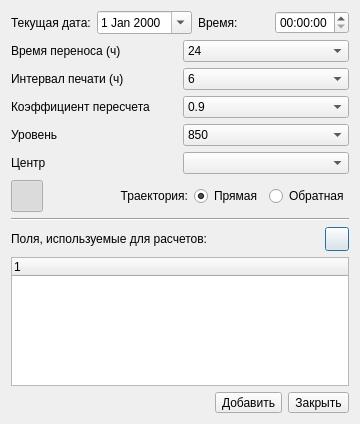
<?xml version="1.0" encoding="UTF-8"?>
<ui version="4.0">
 <class>PrepearTransferWidget</class>
 <widget class="QDialog" name="PrepearTransferWidget">
  <property name="geometry">
   <rect>
    <x>0</x>
    <y>0</y>
    <width>360</width>
    <height>424</height>
   </rect>
  </property>
  <property name="maximumSize">
   <size>
    <width>750</width>
    <height>700</height>
   </size>
  </property>
  <property name="windowTitle">
   <string>Перенос частицы</string>
  </property>
  <layout class="QGridLayout" name="gridLayout_9">
   <item row="0" column="0">
    <layout class="QGridLayout" name="gridLayout_3">
     <item row="4" column="0" colspan="3">
      <widget class="QTreeWidget" name="fieldsTree">
       <column>
        <property name="text">
         <string notr="true">1</string>
        </property>
       </column>
      </widget>
     </item>
     <item row="5" column="1" colspan="2">
      <layout class="QHBoxLayout" name="horizontalLayout_3">
       <item>
        <spacer name="horizontalSpacer_6">
         <property name="orientation">
          <enum>Qt::Horizontal</enum>
         </property>
         <property name="sizeHint" stdset="0">
          <size>
           <width>40</width>
           <height>20</height>
          </size>
         </property>
        </spacer>
       </item>
       <item>
        <widget class="QToolButton" name="addBtn">
         <property name="text">
          <string>Добавить</string>
         </property>
        </widget>
       </item>
       <item>
        <widget class="QToolButton" name="closeBtn">
         <property name="text">
          <string>Закрыть</string>
         </property>
        </widget>
       </item>
      </layout>
     </item>
     <item row="2" column="0" colspan="3">
      <widget class="Line" name="line_2">
       <property name="orientation">
        <enum>Qt::Horizontal</enum>
       </property>
      </widget>
     </item>
     <item row="0" column="0" colspan="3">
      <layout class="QGridLayout" name="gridLayout_2">
       <item row="7" column="1">
        <widget class="QComboBox" name="ccenterComboBox">
         <property name="maxCount">
          <number>999</number>
         </property>
        </widget>
       </item>
       <item row="3" column="1">
        <widget class="QComboBox" name="timeBox">
         <property name="sizePolicy">
          <sizepolicy hsizetype="Preferred" vsizetype="Fixed">
           <horstretch>0</horstretch>
           <verstretch>0</verstretch>
          </sizepolicy>
         </property>
         <property name="currentIndex">
          <number>7</number>
         </property>
         <property name="maxCount">
          <number>999</number>
         </property>
         <item>
          <property name="text">
           <string>1</string>
          </property>
         </item>
         <item>
          <property name="text">
           <string>2</string>
          </property>
         </item>
         <item>
          <property name="text">
           <string>3</string>
          </property>
         </item>
         <item>
          <property name="text">
           <string>4</string>
          </property>
         </item>
         <item>
          <property name="text">
           <string>6</string>
          </property>
         </item>
         <item>
          <property name="text">
           <string>9</string>
          </property>
         </item>
         <item>
          <property name="text">
           <string>12</string>
          </property>
         </item>
         <item>
          <property name="text">
           <string>24</string>
          </property>
         </item>
         <item>
          <property name="text">
           <string>36</string>
          </property>
         </item>
         <item>
          <property name="text">
           <string>72</string>
          </property>
         </item>
         <item>
          <property name="text">
           <string>96</string>
          </property>
         </item>
         <item>
          <property name="text">
           <string>120</string>
          </property>
         </item>
         <item>
          <property name="text">
           <string>144</string>
          </property>
         </item>
        </widget>
       </item>
       <item row="6" column="0">
        <widget class="QLabel" name="label_4">
         <property name="text">
          <string>Уровень</string>
         </property>
        </widget>
       </item>
       <item row="7" column="0">
        <widget class="QLabel" name="label_6">
         <property name="text">
          <string>Центр</string>
         </property>
        </widget>
       </item>
       <item row="5" column="1">
        <widget class="QComboBox" name="koefBox">
         <property name="currentIndex">
          <number>1</number>
         </property>
         <property name="maxCount">
          <number>999</number>
         </property>
         <item>
          <property name="text">
           <string>1</string>
          </property>
         </item>
         <item>
          <property name="text">
           <string>0.9</string>
          </property>
         </item>
         <item>
          <property name="text">
           <string>0.8</string>
          </property>
         </item>
         <item>
          <property name="text">
           <string>0.7</string>
          </property>
         </item>
         <item>
          <property name="text">
           <string>0.6</string>
          </property>
         </item>
         <item>
          <property name="text">
           <string>0.5</string>
          </property>
         </item>
         <item>
          <property name="text">
           <string>0.4</string>
          </property>
         </item>
         <item>
          <property name="text">
           <string>0.3</string>
          </property>
         </item>
         <item>
          <property name="text">
           <string>0.2</string>
          </property>
         </item>
         <item>
          <property name="text">
           <string>0.1</string>
          </property>
         </item>
        </widget>
       </item>
       <item row="6" column="1">
        <widget class="QComboBox" name="fieldBox">
         <property name="currentIndex">
          <number>1</number>
         </property>
         <property name="maxCount">
          <number>99999</number>
         </property>
         <item>
          <property name="text">
           <string>925</string>
          </property>
         </item>
         <item>
          <property name="text">
           <string>850</string>
          </property>
         </item>
         <item>
          <property name="text">
           <string>700</string>
          </property>
         </item>
         <item>
          <property name="text">
           <string>500</string>
          </property>
         </item>
        </widget>
       </item>
       <item row="3" column="0">
        <widget class="QLabel" name="label">
         <property name="text">
          <string>Время переноса (ч)</string>
         </property>
        </widget>
       </item>
       <item row="4" column="1">
        <widget class="QComboBox" name="intervalBox">
         <property name="sizePolicy">
          <sizepolicy hsizetype="Preferred" vsizetype="Fixed">
           <horstretch>0</horstretch>
           <verstretch>0</verstretch>
          </sizepolicy>
         </property>
         <property name="currentIndex">
          <number>5</number>
         </property>
         <property name="maxCount">
          <number>999</number>
         </property>
         <item>
          <property name="text">
           <string>0.5</string>
          </property>
         </item>
         <item>
          <property name="text">
           <string>1</string>
          </property>
         </item>
         <item>
          <property name="text">
           <string>2</string>
          </property>
         </item>
         <item>
          <property name="text">
           <string>3</string>
          </property>
         </item>
         <item>
          <property name="text">
           <string>4</string>
          </property>
         </item>
         <item>
          <property name="text">
           <string>6</string>
          </property>
         </item>
         <item>
          <property name="text">
           <string>9</string>
          </property>
         </item>
         <item>
          <property name="text">
           <string>12</string>
          </property>
         </item>
        </widget>
       </item>
       <item row="4" column="0">
        <widget class="QLabel" name="label_2">
         <property name="text">
          <string>Интервал печати (ч)</string>
         </property>
        </widget>
       </item>
       <item row="5" column="0">
        <widget class="QLabel" name="label_3">
         <property name="text">
          <string>Коэффициент пересчета</string>
         </property>
        </widget>
       </item>
       <item row="2" column="0" colspan="2">
        <layout class="QGridLayout" name="gridLayout_6">
         <item row="0" column="0">
          <layout class="QGridLayout" name="gridLayout_4">
           <item row="0" column="0">
            <widget class="QLabel" name="label_5">
             <property name="text">
              <string>Текущая дата:</string>
             </property>
            </widget>
           </item>
           <item row="0" column="1">
            <widget class="QDateEdit" name="dateEdit">
             <property name="calendarPopup">
              <bool>true</bool>
             </property>
            </widget>
           </item>
          </layout>
         </item>
         <item row="0" column="1">
          <layout class="QGridLayout" name="gridLayout_5">
           <item row="0" column="0">
            <widget class="QLabel" name="label_8">
             <property name="text">
              <string>Время:</string>
             </property>
            </widget>
           </item>
           <item row="0" column="1">
            <widget class="QTimeEdit" name="timeEdit">
             <property name="calendarPopup">
              <bool>true</bool>
             </property>
            </widget>
           </item>
          </layout>
         </item>
        </layout>
       </item>
      </layout>
     </item>
     <item row="1" column="0" colspan="3">
      <layout class="QGridLayout" name="gridLayout_8">
       <item row="0" column="0">
        <widget class="QToolButton" name="labelBtn">
         <property name="minimumSize">
          <size>
           <width>32</width>
           <height>32</height>
          </size>
         </property>
         <property name="maximumSize">
          <size>
           <width>32</width>
           <height>32</height>
          </size>
         </property>
         <property name="text">
          <string/>
         </property>
         <property name="checkable">
          <bool>true</bool>
         </property>
         <property name="checked">
          <bool>true</bool>
         </property>
        </widget>
       </item>
       <item row="0" column="1">
        <layout class="QGridLayout" name="gridLayout_7">
         <item row="0" column="0">
          <widget class="QLabel" name="label_9">
           <property name="text">
            <string>Траектория:</string>
           </property>
           <property name="alignment">
            <set>Qt::AlignRight|Qt::AlignTrailing|Qt::AlignVCenter</set>
           </property>
          </widget>
         </item>
         <item row="0" column="1">
          <layout class="QGridLayout" name="gridLayout">
           <item row="0" column="0">
            <widget class="QRadioButton" name="forwardRadio">
             <property name="text">
              <string>Прямая</string>
             </property>
             <property name="checked">
              <bool>true</bool>
             </property>
            </widget>
           </item>
           <item row="0" column="1">
            <widget class="QRadioButton" name="backRadio">
             <property name="text">
              <string>Обратная</string>
             </property>
            </widget>
           </item>
          </layout>
         </item>
        </layout>
       </item>
      </layout>
     </item>
     <item row="3" column="0" colspan="2">
      <widget class="QLabel" name="label_7">
       <property name="text">
        <string>Поля, используемые для расчетов:</string>
       </property>
      </widget>
     </item>
     <item row="3" column="2">
      <widget class="QPushButton" name="fieldBtn">
       <property name="minimumSize">
        <size>
         <width>24</width>
         <height>24</height>
        </size>
       </property>
       <property name="maximumSize">
        <size>
         <width>24</width>
         <height>24</height>
        </size>
       </property>
       <property name="text">
        <string/>
       </property>
      </widget>
     </item>
    </layout>
   </item>
  </layout>
 </widget>
 <resources/>
 <connections/>
</ui>
